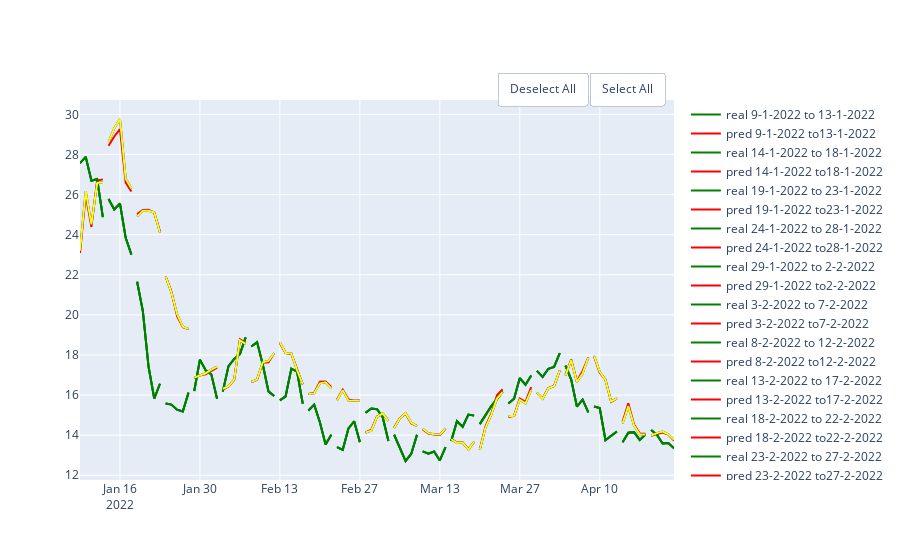

Write notebook code for a chart like this one.
### Code cell
rf_5 = RandomForestRegressor(random_state=10,criterion='mse', max_depth=5)
rf_20 = RandomForestRegressor(random_state=10,criterion='mse', max_depth=20)
rf_50 = RandomForestRegressor(random_state=10,criterion='mse', max_depth=50)
df = pd.DataFrame(columns = ['MAE', 'MSE','RMSE', 'R2'], index = ['5','20', '50'])
show_results(df, df_link,'close',100,5,rf_5, rf_20,rf_50)

### Figure 1 — Plotly figure (JSON) as saved in the notebook; plotly's stock layout.template omitted (floating-point values rounded to 4 significant figures)
{"data": [{"line": {"color": "green"}, "mode": "lines", "name": "real 9-1-2022 to 13-1-2022", "type": "scatter", "x": ["2022-01-09T00:00:00", "2022-01-10T00:00:00", "2022-01-11T00:00:00", "2022-01-12T00:00:00", "2022-01-13T00:00:00"], "y": [27.57, 27.88, 26.69, 26.78, 24.87]}, {"line": {"color": "red"}, "mode": "lines", "name": "pred 9-1-2022 to13-1-2022", "type": "scatter", "x": ["2022-01-09T00:00:00", "2022-01-10T00:00:00", "2022-01-11T00:00:00", "2022-01-12T00:00:00", "2022-01-13T00:00:00"], "y": [23.09, 26.0, 24.38, 26.7, 26.76]}, {"line": {"color": "green"}, "mode": "lines", "name": "real 14-1-2022 to 18-1-2022", "type": "scatter", "x": ["2022-01-14T00:00:00", "2022-01-15T00:00:00", "2022-01-16T00:00:00", "2022-01-17T00:00:00", "2022-01-18T00:00:00"], "y": [25.78, 25.25, 25.55, 23.84, 23.0]}, {"line": {"color": "red"}, "mode": "lines", "name": "pred 14-1-2022 to18-1-2022", "type": "scatter", "x": ["2022-01-14T00:00:00", "2022-01-15T00:00:00", "2022-01-16T00:00:00", "2022-01-17T00:00:00", "2022-01-18T00:00:00"], "y": [28.44, 28.9, 29.27, 26.59, 26.15]}, {"line": {"color": "green"}, "mode": "lines", "name": "real 19-1-2022 to 23-1-2022", "type": "scatter", "x": ["2022-01-19T00:00:00", "2022-01-20T00:00:00", "2022-01-21T00:00:00", "2022-01-22T00:00:00", "2022-01-23T00:00:00"], "y": [21.65, 20.2, 17.43, 15.83, 16.57]}, {"line": {"color": "red"}, "mode": "lines", "name": "pred 19-1-2022 to23-1-2022", "type": "scatter", "x": ["2022-01-19T00:00:00", "2022-01-20T00:00:00", "2022-01-21T00:00:00", "2022-01-22T00:00:00", "2022-01-23T00:00:00"], "y": [25.02, 25.23, 25.25, 25.09, 24.16]}, {"line": {"color": "green"}, "mode": "lines", "name": "real 24-1-2022 to 28-1-2022", "type": "scatter", "x": ["2022-01-24T00:00:00", "2022-01-25T00:00:00", "2022-01-26T00:00:00", "2022-01-27T00:00:00", "2022-01-28T00:00:00"], "y": [15.58, 15.53, 15.27, 15.18, 16.12]}, {"line": {"color": "red"}, "mode": "lines", "name": "pred 24-1-2022 to28-1-2022", "type": "scatter", "x": ["2022-01-24T00:00:00", "2022-01-25T00:00:00", "2022-01-26T00:00:00", "2022-01-27T00:00:00", "2022-01-28T00:00:00"], "y": [21.92, 21.16, 19.94, 19.39, 19.29]}, {"line": {"color": "green"}, "mode": "lines", "name": "real 29-1-2022 to 2-2-2022", "type": "scatter", "x": ["2022-01-29T00:00:00", "2022-01-30T00:00:00", "2022-01-31T00:00:00", "2022-02-01T00:00:00", "2022-02-02T00:00:00"], "y": [16.21, 17.77, 17.24, 17.02, 15.82]}, {"line": {"color": "red"}, "mode": "lines", "name": "pred 29-1-2022 to2-2-2022", "type": "scatter", "x": ["2022-01-29T00:00:00", "2022-01-30T00:00:00", "2022-01-31T00:00:00", "2022-02-01T00:00:00", "2022-02-02T00:00:00"], "y": [16.85, 16.99, 17.03, 17.21, 17.36]}, {"line": {"color": "green"}, "mode": "lines", "name": "real 3-2-2022 to 7-2-2022", "type": "scatter", "x": ["2022-02-03T00:00:00", "2022-02-04T00:00:00", "2022-02-05T00:00:00", "2022-02-06T00:00:00", "2022-02-07T00:00:00"], "y": [16.18, 17.45, 17.8, 18.04, 18.88]}, {"line": {"color": "red"}, "mode": "lines", "name": "pred 3-2-2022 to7-2-2022", "type": "scatter", "x": ["2022-02-03T00:00:00", "2022-02-04T00:00:00", "2022-02-05T00:00:00", "2022-02-06T00:00:00", "2022-02-07T00:00:00"], "y": [16.27, 16.44, 16.76, 18.79, 18.61]}, {"line": {"color": "green"}, "mode": "lines", "name": "real 8-2-2022 to 12-2-2022", "type": "scatter", "x": ["2022-02-08T00:00:00", "2022-02-09T00:00:00", "2022-02-10T00:00:00", "2022-02-11T00:00:00", "2022-02-12T00:00:00"], "y": [18.43, 18.64, 17.53, 16.18, 15.95]}, {"line": {"color": "red"}, "mode": "lines", "name": "pred 8-2-2022 to12-2-2022", "type": "scatter", "x": ["2022-02-08T00:00:00", "2022-02-09T00:00:00", "2022-02-10T00:00:00", "2022-02-11T00:00:00", "2022-02-12T00:00:00"], "y": [16.65, 16.77, 17.61, 17.64, 18.09]}, {"line": {"color": "green"}, "mode": "lines", "name": "real 13-2-2022 to 17-2-2022", "type": "scatter", "x": ["2022-02-13T00:00:00", "2022-02-14T00:00:00", "2022-02-15T00:00:00", "2022-02-16T00:00:00", "2022-02-17T00:00:00"], "y": [15.74, 15.94, 17.32, 17.17, 15.57]}, {"line": {"color": "red"}, "mode": "lines", "name": "pred 13-2-2022 to17-2-2022", "type": "scatter", "x": ["2022-02-13T00:00:00", "2022-02-14T00:00:00", "2022-02-15T00:00:00", "2022-02-16T00:00:00", "2022-02-17T00:00:00"], "y": [18.59, 18.1, 18.05, 17.3, 16.53]}, {"line": {"color": "green"}, "mode": "lines", "name": "real 18-2-2022 to 22-2-2022", "type": "scatter", "x": ["2022-02-18T00:00:00", "2022-02-19T00:00:00", "2022-02-20T00:00:00", "2022-02-21T00:00:00", "2022-02-22T00:00:00"], "y": [15.23, 15.52, 14.65, 13.54, 14.03]}, {"line": {"color": "red"}, "mode": "lines", "name": "pred 18-2-2022 to22-2-2022", "type": "scatter", "x": ["2022-02-18T00:00:00", "2022-02-19T00:00:00", "2022-02-20T00:00:00", "2022-02-21T00:00:00", "2022-02-22T00:00:00"], "y": [16.06, 16.11, 16.67, 16.68, 16.41]}, {"line": {"color": "green"}, "mode": "lines", "name": "real 23-2-2022 to 27-2-2022", "type": "scatter", "x": ["2022-02-23T00:00:00", "2022-02-24T00:00:00", "2022-02-25T00:00:00", "2022-02-26T00:00:00", "2022-02-27T00:00:00"], "y": [13.41, 13.27, 14.34, 14.69, 13.65]}, {"line": {"color": "red"}, "mode": "lines", "name": "pred 23-2-2022 to27-2-2022", "type": "scatter", "x": ["2022-02-23T00:00:00", "2022-02-24T00:00:00", "2022-02-25T00:00:00", "2022-02-26T00:00:00", "2022-02-27T00:00:00"], "y": [15.78, 16.27, 15.79, 15.71, 15.74]}, {"line": {"color": "green"}, "mode": "lines", "name": "real 28-2-2022 to 4-3-2022", "type": "scatter", "x": ["2022-02-28T00:00:00", "2022-03-01T00:00:00", "2022-03-02T00:00:00", "2022-03-03T00:00:00", "2022-03-04T00:00:00"], "y": [15.12, 15.33, 15.29, 14.9, 13.71]}, {"line": {"color": "red"}, "mode": "lines", "name": "pred 28-2-2022 to4-3-2022", "type": "scatter", "x": ["2022-02-28T00:00:00", "2022-03-01T00:00:00", "2022-03-02T00:00:00", "2022-03-03T00:00:00", "2022-03-04T00:00:00"], "y": [14.14, 14.28, 14.93, 15.06, 14.74]}, {"line": {"color": "green"}, "mode": "lines", "name": "real 5-3-2022 to 9-3-2022", "type": "scatter", "x": ["2022-03-05T00:00:00", "2022-03-06T00:00:00", "2022-03-07T00:00:00", "2022-03-08T00:00:00", "2022-03-09T00:00:00"], "y": [14.02, 13.34, 12.71, 13.08, 14.02]}, {"line": {"color": "red"}, "mode": "lines", "name": "pred 5-3-2022 to9-3-2022", "type": "scatter", "x": ["2022-03-05T00:00:00", "2022-03-06T00:00:00", "2022-03-07T00:00:00", "2022-03-08T00:00:00", "2022-03-09T00:00:00"], "y": [14.38, 14.85, 15.08, 14.59, 14.47]}, {"line": {"color": "green"}, "mode": "lines", "name": "real 10-3-2022 to 14-3-2022", "type": "scatter", "x": ["2022-03-10T00:00:00", "2022-03-11T00:00:00", "2022-03-12T00:00:00", "2022-03-13T00:00:00", "2022-03-14T00:00:00"], "y": [13.2, 13.08, 13.19, 12.74, 13.4]}, {"line": {"color": "red"}, "mode": "lines", "name": "pred 10-3-2022 to14-3-2022", "type": "scatter", "x": ["2022-03-10T00:00:00", "2022-03-11T00:00:00", "2022-03-12T00:00:00", "2022-03-13T00:00:00", "2022-03-14T00:00:00"], "y": [14.29, 14.08, 14.03, 14.02, 14.32]}, {"line": {"color": "green"}, "mode": "lines", "name": "real 15-3-2022 to 19-3-2022", "type": "scatter", "x": ["2022-03-15T00:00:00", "2022-03-16T00:00:00", "2022-03-17T00:00:00", "2022-03-18T00:00:00", "2022-03-19T00:00:00"], "y": [13.71, 14.7, 14.42, 15.03, 14.98]}, {"line": {"color": "red"}, "mode": "lines", "name": "pred 15-3-2022 to19-3-2022", "type": "scatter", "x": ["2022-03-15T00:00:00", "2022-03-16T00:00:00", "2022-03-17T00:00:00", "2022-03-18T00:00:00", "2022-03-19T00:00:00"], "y": [13.81, 13.64, 13.63, 13.31, 13.65]}, {"line": {"color": "green"}, "mode": "lines", "name": "real 20-3-2022 to 24-3-2022", "type": "scatter", "x": ["2022-03-20T00:00:00", "2022-03-21T00:00:00", "2022-03-22T00:00:00", "2022-03-23T00:00:00", "2022-03-24T00:00:00"], "y": [14.55, 15.01, 15.45, 15.8, 16.17]}, {"line": {"color": "red"}, "mode": "lines", "name": "pred 20-3-2022 to24-3-2022", "type": "scatter", "x": ["2022-03-20T00:00:00", "2022-03-21T00:00:00", "2022-03-22T00:00:00", "2022-03-23T00:00:00", "2022-03-24T00:00:00"], "y": [13.28, 14.45, 15.07, 15.99, 16.29]}, {"line": {"color": "green"}, "mode": "lines", "name": "real 25-3-2022 to 29-3-2022", "type": "scatter", "x": ["2022-03-25T00:00:00", "2022-03-26T00:00:00", "2022-03-27T00:00:00", "2022-03-28T00:00:00", "2022-03-29T00:00:00"], "y": [15.58, 15.82, 16.85, 16.52, 16.97]}, {"line": {"color": "red"}, "mode": "lines", "name": "pred 25-3-2022 to29-3-2022", "type": "scatter", "x": ["2022-03-25T00:00:00", "2022-03-26T00:00:00", "2022-03-27T00:00:00", "2022-03-28T00:00:00", "2022-03-29T00:00:00"], "y": [14.9, 14.96, 15.83, 15.66, 16.39]}, {"line": {"color": "green"}, "mode": "lines", "name": "real 30-3-2022 to 3-4-2022", "type": "scatter", "x": ["2022-03-30T00:00:00", "2022-03-31T00:00:00", "2022-04-01T00:00:00", "2022-04-02T00:00:00", "2022-04-03T00:00:00"], "y": [17.21, 16.91, 17.31, 17.4, 18.09]}, {"line": {"color": "red"}, "mode": "lines", "name": "pred 30-3-2022 to3-4-2022", "type": "scatter", "x": ["2022-03-30T00:00:00", "2022-03-31T00:00:00", "2022-04-01T00:00:00", "2022-04-02T00:00:00", "2022-04-03T00:00:00"], "y": [16.11, 15.84, 16.35, 16.45, 17.21]}, {"line": {"color": "green"}, "mode": "lines", "name": "real 4-4-2022 to 8-4-2022", "type": "scatter", "x": ["2022-04-04T00:00:00", "2022-04-05T00:00:00", "2022-04-06T00:00:00", "2022-04-07T00:00:00", "2022-04-08T00:00:00"], "y": [17.47, 16.77, 15.43, 15.78, 15.14]}, {"line": {"color": "red"}, "mode": "lines", "name": "pred 4-4-2022 to8-4-2022", "type": "scatter", "x": ["2022-04-04T00:00:00", "2022-04-05T00:00:00", "2022-04-06T00:00:00", "2022-04-07T00:00:00", "2022-04-08T00:00:00"], "y": [17.02, 17.77, 16.69, 17.21, 17.88]}, {"line": {"color": "green"}, "mode": "lines", "name": "real 9-4-2022 to 13-4-2022", "type": "scatter", "x": ["2022-04-09T00:00:00", "2022-04-10T00:00:00", "2022-04-11T00:00:00", "2022-04-12T00:00:00", "2022-04-13T00:00:00"], "y": [15.43, 15.35, 13.75, 13.97, 14.18]}, {"line": {"color": "red"}, "mode": "lines", "name": "pred 9-4-2022 to13-4-2022", "type": "scatter", "x": ["2022-04-09T00:00:00", "2022-04-10T00:00:00", "2022-04-11T00:00:00", "2022-04-12T00:00:00", "2022-04-13T00:00:00"], "y": [17.94, 17.12, 16.77, 15.66, 15.84]}, {"line": {"color": "green"}, "mode": "lines", "name": "real 14-4-2022 to 18-4-2022", "type": "scatter", "x": ["2022-04-14T00:00:00", "2022-04-15T00:00:00", "2022-04-16T00:00:00", "2022-04-17T00:00:00", "2022-04-18T00:00:00"], "y": [13.65, 14.12, 14.15, 13.76, 14.04]}, {"line": {"color": "red"}, "mode": "lines", "name": "pred 14-4-2022 to18-4-2022", "type": "scatter", "x": ["2022-04-14T00:00:00", "2022-04-15T00:00:00", "2022-04-16T00:00:00", "2022-04-17T00:00:00", "2022-04-18T00:00:00"], "y": [14.67, 15.6, 14.53, 14.09, 14.07]}, {"line": {"color": "green"}, "mode": "lines", "name": "real 19-4-2022 to 23-4-2022", "type": "scatter", "x": ["2022-04-19T00:00:00", "2022-04-20T00:00:00", "2022-04-21T00:00:00", "2022-04-22T00:00:00", "2022-04-23T00:00:00"], "y": [14.26, 14.02, 13.59, 13.61, 13.34]}, {"line": {"color": "red"}, "mode": "lines", "name": "pred 19-4-2022 to23-4-2022", "type": "scatter", "x": ["2022-04-19T00:00:00", "2022-04-20T00:00:00", "2022-04-21T00:00:00", "2022-04-22T00:00:00", "2022-04-23T00:00:00"], "y": [13.97, 14.04, 14.13, 14.03, 13.73]}, {"line": {"color": "green"}, "mode": "lines", "name": "real 9-1-2022 to 13-1-2022", "type": "scatter", "x": ["2022-01-09T00:00:00", "2022-01-10T00:00:00", "2022-01-11T00:00:00", "2022-01-12T00:00:00", "2022-01-13T00:00:00"], "y": [27.57, 27.88, 26.69, 26.78, 24.87]}, {"line": {"color": "blue"}, "mode": "lines", "name": "pred 9-1-2022 to13-1-2022", "type": "scatter", "x": ["2022-01-09T00:00:00", "2022-01-10T00:00:00", "2022-01-11T00:00:00", "2022-01-12T00:00:00", "2022-01-13T00:00:00"], "y": [23.21, 26.17, 24.52, 26.57, 26.63]}, {"line": {"color": "green"}, "mode": "lines", "name": "real 14-1-2022 to 18-1-2022", "type": "scatter", "x": ["2022-01-14T00:00:00", "2022-01-15T00:00:00", "2022-01-16T00:00:00", "2022-01-17T00:00:00", "2022-01-18T00:00:00"], "y": [25.78, 25.25, 25.55, 23.84, 23.0]}, {"line": {"color": "blue"}, "mode": "lines", "name": "pred 14-1-2022 to18-1-2022", "type": "scatter", "x": ["2022-01-14T00:00:00", "2022-01-15T00:00:00", "2022-01-16T00:00:00", "2022-01-17T00:00:00", "2022-01-18T00:00:00"], "y": [28.61, 29.31, 29.77, 26.8, 26.3]}, {"line": {"color": "green"}, "mode": "lines", "name": "real 19-1-2022 to 23-1-2022", "type": "scatter", "x": ["2022-01-19T00:00:00", "2022-01-20T00:00:00", "2022-01-21T00:00:00", "2022-01-22T00:00:00", "2022-01-23T00:00:00"], "y": [21.65, 20.2, 17.43, 15.83, 16.57]}, {"line": {"color": "blue"}, "mode": "lines", "name": "pred 19-1-2022 to23-1-2022", "type": "scatter", "x": ["2022-01-19T00:00:00", "2022-01-20T00:00:00", "2022-01-21T00:00:00", "2022-01-22T00:00:00", "2022-01-23T00:00:00"], "y": [24.91, 25.19, 25.2, 25.11, 24.11]}, {"line": {"color": "green"}, "mode": "lines", "name": "real 24-1-2022 to 28-1-2022", "type": "scatter", "x": ["2022-01-24T00:00:00", "2022-01-25T00:00:00", "2022-01-26T00:00:00", "2022-01-27T00:00:00", "2022-01-28T00:00:00"], "y": [15.58, 15.53, 15.27, 15.18, 16.12]}, {"line": {"color": "blue"}, "mode": "lines", "name": "pred 24-1-2022 to28-1-2022", "type": "scatter", "x": ["2022-01-24T00:00:00", "2022-01-25T00:00:00", "2022-01-26T00:00:00", "2022-01-27T00:00:00", "2022-01-28T00:00:00"], "y": [21.92, 21.12, 20.03, 19.41, 19.3]}, {"line": {"color": "green"}, "mode": "lines", "name": "real 29-1-2022 to 2-2-2022", "type": "scatter", "x": ["2022-01-29T00:00:00", "2022-01-30T00:00:00", "2022-01-31T00:00:00", "2022-02-01T00:00:00", "2022-02-02T00:00:00"], "y": [16.21, 17.77, 17.24, 17.02, 15.82]}, {"line": {"color": "blue"}, "mode": "lines", "name": "pred 29-1-2022 to2-2-2022", "type": "scatter", "x": ["2022-01-29T00:00:00", "2022-01-30T00:00:00", "2022-01-31T00:00:00", "2022-02-01T00:00:00", "2022-02-02T00:00:00"], "y": [16.87, 17.0, 17.09, 17.27, 17.42]}, {"line": {"color": "green"}, "mode": "lines", "name": "real 3-2-2022 to 7-2-2022", "type": "scatter", "x": ["2022-02-03T00:00:00", "2022-02-04T00:00:00", "2022-02-05T00:00:00", "2022-02-06T00:00:00", "2022-02-07T00:00:00"], "y": [16.18, 17.45, 17.8, 18.04, 18.88]}, {"line": {"color": "blue"}, "mode": "lines", "name": "pred 3-2-2022 to7-2-2022", "type": "scatter", "x": ["2022-02-03T00:00:00", "2022-02-04T00:00:00", "2022-02-05T00:00:00", "2022-02-06T00:00:00", "2022-02-07T00:00:00"], "y": [16.31, 16.43, 16.78, 18.74, 18.55]}, {"line": {"color": "green"}, "mode": "lines", "name": "real 8-2-2022 to 12-2-2022", "type": "scatter", "x": ["2022-02-08T00:00:00", "2022-02-09T00:00:00", "2022-02-10T00:00:00", "2022-02-11T00:00:00", "2022-02-12T00:00:00"], "y": [18.43, 18.64, 17.53, 16.18, 15.95]}, {"line": {"color": "blue"}, "mode": "lines", "name": "pred 8-2-2022 to12-2-2022", "type": "scatter", "x": ["2022-02-08T00:00:00", "2022-02-09T00:00:00", "2022-02-10T00:00:00", "2022-02-11T00:00:00", "2022-02-12T00:00:00"], "y": [16.65, 16.78, 17.64, 17.7, 18.09]}, {"line": {"color": "green"}, "mode": "lines", "name": "real 13-2-2022 to 17-2-2022", "type": "scatter", "x": ["2022-02-13T00:00:00", "2022-02-14T00:00:00", "2022-02-15T00:00:00", "2022-02-16T00:00:00", "2022-02-17T00:00:00"], "y": [15.74, 15.94, 17.32, 17.17, 15.57]}, {"line": {"color": "blue"}, "mode": "lines", "name": "pred 13-2-2022 to17-2-2022", "type": "scatter", "x": ["2022-02-13T00:00:00", "2022-02-14T00:00:00", "2022-02-15T00:00:00", "2022-02-16T00:00:00", "2022-02-17T00:00:00"], "y": [18.64, 18.1, 18.08, 17.24, 16.54]}, {"line": {"color": "green"}, "mode": "lines", "name": "real 18-2-2022 to 22-2-2022", "type": "scatter", "x": ["2022-02-18T00:00:00", "2022-02-19T00:00:00", "2022-02-20T00:00:00", "2022-02-21T00:00:00", "2022-02-22T00:00:00"], "y": [15.23, 15.52, 14.65, 13.54, 14.03]}, {"line": {"color": "blue"}, "mode": "lines", "name": "pred 18-2-2022 to22-2-2022", "type": "scatter", "x": ["2022-02-18T00:00:00", "2022-02-19T00:00:00", "2022-02-20T00:00:00", "2022-02-21T00:00:00", "2022-02-22T00:00:00"], "y": [16.05, 16.08, 16.59, 16.63, 16.33]}, {"line": {"color": "green"}, "mode": "lines", "name": "real 23-2-2022 to 27-2-2022", "type": "scatter", "x": ["2022-02-23T00:00:00", "2022-02-24T00:00:00", "2022-02-25T00:00:00", "2022-02-26T00:00:00", "2022-02-27T00:00:00"], "y": [13.41, 13.27, 14.34, 14.69, 13.65]}, {"line": {"color": "blue"}, "mode": "lines", "name": "pred 23-2-2022 to27-2-2022", "type": "scatter", "x": ["2022-02-23T00:00:00", "2022-02-24T00:00:00", "2022-02-25T00:00:00", "2022-02-26T00:00:00", "2022-02-27T00:00:00"], "y": [15.74, 16.25, 15.73, 15.71, 15.71]}, {"line": {"color": "green"}, "mode": "lines", "name": "real 28-2-2022 to 4-3-2022", "type": "scatter", "x": ["2022-02-28T00:00:00", "2022-03-01T00:00:00", "2022-03-02T00:00:00", "2022-03-03T00:00:00", "2022-03-04T00:00:00"], "y": [15.12, 15.33, 15.29, 14.9, 13.71]}, {"line": {"color": "blue"}, "mode": "lines", "name": "pred 28-2-2022 to4-3-2022", "type": "scatter", "x": ["2022-02-28T00:00:00", "2022-03-01T00:00:00", "2022-03-02T00:00:00", "2022-03-03T00:00:00", "2022-03-04T00:00:00"], "y": [14.13, 14.22, 14.91, 15.09, 14.71]}, {"line": {"color": "green"}, "mode": "lines", "name": "real 5-3-2022 to 9-3-2022", "type": "scatter", "x": ["2022-03-05T00:00:00", "2022-03-06T00:00:00", "2022-03-07T00:00:00", "2022-03-08T00:00:00", "2022-03-09T00:00:00"], "y": [14.02, 13.34, 12.71, 13.08, 14.02]}, {"line": {"color": "blue"}, "mode": "lines", "name": "pred 5-3-2022 to9-3-2022", "type": "scatter", "x": ["2022-03-05T00:00:00", "2022-03-06T00:00:00", "2022-03-07T00:00:00", "2022-03-08T00:00:00", "2022-03-09T00:00:00"], "y": [14.36, 14.84, 15.09, 14.62, 14.45]}, {"line": {"color": "green"}, "mode": "lines", "name": "real 10-3-2022 to 14-3-2022", "type": "scatter", "x": ["2022-03-10T00:00:00", "2022-03-11T00:00:00", "2022-03-12T00:00:00", "2022-03-13T00:00:00", "2022-03-14T00:00:00"], "y": [13.2, 13.08, 13.19, 12.74, 13.4]}, {"line": {"color": "blue"}, "mode": "lines", "name": "pred 10-3-2022 to14-3-2022", "type": "scatter", "x": ["2022-03-10T00:00:00", "2022-03-11T00:00:00", "2022-03-12T00:00:00", "2022-03-13T00:00:00", "2022-03-14T00:00:00"], "y": [14.32, 14.1, 14.04, 14.03, 14.34]}, {"line": {"color": "green"}, "mode": "lines", "name": "real 15-3-2022 to 19-3-2022", "type": "scatter", "x": ["2022-03-15T00:00:00", "2022-03-16T00:00:00", "2022-03-17T00:00:00", "2022-03-18T00:00:00", "2022-03-19T00:00:00"], "y": [13.71, 14.7, 14.42, 15.03, 14.98]}, {"line": {"color": "blue"}, "mode": "lines", "name": "pred 15-3-2022 to19-3-2022", "type": "scatter", "x": ["2022-03-15T00:00:00", "2022-03-16T00:00:00", "2022-03-17T00:00:00", "2022-03-18T00:00:00", "2022-03-19T00:00:00"], "y": [13.8, 13.62, 13.63, 13.28, 13.67]}, {"line": {"color": "green"}, "mode": "lines", "name": "real 20-3-2022 to 24-3-2022", "type": "scatter", "x": ["2022-03-20T00:00:00", "2022-03-21T00:00:00", "2022-03-22T00:00:00", "2022-03-23T00:00:00", "2022-03-24T00:00:00"], "y": [14.55, 15.01, 15.45, 15.8, 16.17]}, {"line": {"color": "blue"}, "mode": "lines", "name": "pred 20-3-2022 to24-3-2022", "type": "scatter", "x": ["2022-03-20T00:00:00", "2022-03-21T00:00:00", "2022-03-22T00:00:00", "2022-03-23T00:00:00", "2022-03-24T00:00:00"], "y": [13.27, 14.38, 15.01, 15.83, 16.15]}, {"line": {"color": "green"}, "mode": "lines", "name": "real 25-3-2022 to 29-3-2022", "type": "scatter", "x": ["2022-03-25T00:00:00", "2022-03-26T00:00:00", "2022-03-27T00:00:00", "2022-03-28T00:00:00", "2022-03-29T00:00:00"], "y": [15.58, 15.82, 16.85, 16.52, 16.97]}, {"line": {"color": "blue"}, "mode": "lines", "name": "pred 25-3-2022 to29-3-2022", "type": "scatter", "x": ["2022-03-25T00:00:00", "2022-03-26T00:00:00", "2022-03-27T00:00:00", "2022-03-28T00:00:00", "2022-03-29T00:00:00"], "y": [14.95, 14.97, 15.77, 15.59, 16.25]}, {"line": {"color": "green"}, "mode": "lines", "name": "real 30-3-2022 to 3-4-2022", "type": "scatter", "x": ["2022-03-30T00:00:00", "2022-03-31T00:00:00", "2022-04-01T00:00:00", "2022-04-02T00:00:00", "2022-04-03T00:00:00"], "y": [17.21, 16.91, 17.31, 17.4, 18.09]}, {"line": {"color": "blue"}, "mode": "lines", "name": "pred 30-3-2022 to3-4-2022", "type": "scatter", "x": ["2022-03-30T00:00:00", "2022-03-31T00:00:00", "2022-04-01T00:00:00", "2022-04-02T00:00:00", "2022-04-03T00:00:00"], "y": [16.13, 15.82, 16.34, 16.45, 17.24]}, {"line": {"color": "green"}, "mode": "lines", "name": "real 4-4-2022 to 8-4-2022", "type": "scatter", "x": ["2022-04-04T00:00:00", "2022-04-05T00:00:00", "2022-04-06T00:00:00", "2022-04-07T00:00:00", "2022-04-08T00:00:00"], "y": [17.47, 16.77, 15.43, 15.78, 15.14]}, {"line": {"color": "blue"}, "mode": "lines", "name": "pred 4-4-2022 to8-4-2022", "type": "scatter", "x": ["2022-04-04T00:00:00", "2022-04-05T00:00:00", "2022-04-06T00:00:00", "2022-04-07T00:00:00", "2022-04-08T00:00:00"], "y": [16.97, 17.74, 16.66, 17.09, 17.86]}, {"line": {"color": "green"}, "mode": "lines", "name": "real 9-4-2022 to 13-4-2022", "type": "scatter", "x": ["2022-04-09T00:00:00", "2022-04-10T00:00:00", "2022-04-11T00:00:00", "2022-04-12T00:00:00", "2022-04-13T00:00:00"], "y": [15.43, 15.35, 13.75, 13.97, 14.18]}, {"line": {"color": "blue"}, "mode": "lines", "name": "pred 9-4-2022 to13-4-2022", "type": "scatter", "x": ["2022-04-09T00:00:00", "2022-04-10T00:00:00", "2022-04-11T00:00:00", "2022-04-12T00:00:00", "2022-04-13T00:00:00"], "y": [17.96, 17.17, 16.75, 15.68, 15.84]}, {"line": {"color": "green"}, "mode": "lines", "name": "real 14-4-2022 to 18-4-2022", "type": "scatter", "x": ["2022-04-14T00:00:00", "2022-04-15T00:00:00", "2022-04-16T00:00:00", "2022-04-17T00:00:00", "2022-04-18T00:00:00"], "y": [13.65, 14.12, 14.15, 13.76, 14.04]}, {"line": {"color": "blue"}, "mode": "lines", "name": "pred 14-4-2022 to18-4-2022", "type": "scatter", "x": ["2022-04-14T00:00:00", "2022-04-15T00:00:00", "2022-04-16T00:00:00", "2022-04-17T00:00:00", "2022-04-18T00:00:00"], "y": [14.58, 15.45, 14.48, 14.04, 14.04]}, {"line": {"color": "green"}, "mode": "lines", "name": "real 19-4-2022 to 23-4-2022", "type": "scatter", "x": ["2022-04-19T00:00:00", "2022-04-20T00:00:00", "2022-04-21T00:00:00", "2022-04-22T00:00:00", "2022-04-23T00:00:00"], "y": [14.26, 14.02, 13.59, 13.61, 13.34]}, {"line": {"color": "blue"}, "mode": "lines", "name": "pred 19-4-2022 to23-4-2022", "type": "scatter", "x": ["2022-04-19T00:00:00", "2022-04-20T00:00:00", "2022-04-21T00:00:00", "2022-04-22T00:00:00", "2022-04-23T00:00:00"], "y": [13.98, 14.1, 14.18, 14.04, 13.77]}, {"line": {"color": "green"}, "mode": "lines", "name": "real 9-1-2022 to 13-1-2022", "type": "scatter", "x": ["2022-01-09T00:00:00", "2022-01-10T00:00:00", "2022-01-11T00:00:00", "2022-01-12T00:00:00", "2022-01-13T00:00:00"], "y": [27.57, 27.88, 26.69, 26.78, 24.87]}, {"line": {"color": "yellow"}, "mode": "lines", "name": "pred 9-1-2022 to13-1-2022", "type": "scatter", "x": ["2022-01-09T00:00:00", "2022-01-10T00:00:00", "2022-01-11T00:00:00", "2022-01-12T00:00:00", "2022-01-13T00:00:00"], "y": [23.21, 26.17, 24.52, 26.57, 26.63]}, {"line": {"color": "green"}, "mode": "lines", "name": "real 14-1-2022 to 18-1-2022", "type": "scatter", "x": ["2022-01-14T00:00:00", "2022-01-15T00:00:00", "2022-01-16T00:00:00", "2022-01-17T00:00:00", "2022-01-18T00:00:00"], "y": [25.78, 25.25, 25.55, 23.84, 23.0]}, {"line": {"color": "yellow"}, "mode": "lines", "name": "pred 14-1-2022 to18-1-2022", "type": "scatter", "x": ["2022-01-14T00:00:00", "2022-01-15T00:00:00", "2022-01-16T00:00:00", "2022-01-17T00:00:00", "2022-01-18T00:00:00"], "y": [28.61, 29.31, 29.77, 26.8, 26.3]}, {"line": {"color": "green"}, "mode": "lines", "name": "real 19-1-2022 to 23-1-2022", "type": "scatter", "x": ["2022-01-19T00:00:00", "2022-01-20T00:00:00", "2022-01-21T00:00:00", "2022-01-22T00:00:00", "2022-01-23T00:00:00"], "y": [21.65, 20.2, 17.43, 15.83, 16.57]}, {"line": {"color": "yellow"}, "mode": "lines", "name": "pred 19-1-2022 to23-1-2022", "type": "scatter", "x": ["2022-01-19T00:00:00", "2022-01-20T00:00:00", "2022-01-21T00:00:00", "2022-01-22T00:00:00", "2022-01-23T00:00:00"], "y": [24.91, 25.19, 25.2, 25.11, 24.11]}, {"line": {"color": "green"}, "mode": "lines", "name": "real 24-1-2022 to 28-1-2022", "type": "scatter", "x": ["2022-01-24T00:00:00", "2022-01-25T00:00:00", "2022-01-26T00:00:00", "2022-01-27T00:00:00", "2022-01-28T00:00:00"], "y": [15.58, 15.53, 15.27, 15.18, 16.12]}, {"line": {"color": "yellow"}, "mode": "lines", "name": "pred 24-1-2022 to28-1-2022", "type": "scatter", "x": ["2022-01-24T00:00:00", "2022-01-25T00:00:00", "2022-01-26T00:00:00", "2022-01-27T00:00:00", "2022-01-28T00:00:00"], "y": [21.92, 21.12, 20.03, 19.41, 19.3]}, {"line": {"color": "green"}, "mode": "lines", "name": "real 29-1-2022 to 2-2-2022", "type": "scatter", "x": ["2022-01-29T00:00:00", "2022-01-30T00:00:00", "2022-01-31T00:00:00", "2022-02-01T00:00:00", "2022-02-02T00:00:00"], "y": [16.21, 17.77, 17.24, 17.02, 15.82]}, {"line": {"color": "yellow"}, "mode": "lines", "name": "pred 29-1-2022 to2-2-2022", "type": "scatter", "x": ["2022-01-29T00:00:00", "2022-01-30T00:00:00", "2022-01-31T00:00:00", "2022-02-01T00:00:00", "2022-02-02T00:00:00"], "y": [16.87, 17.0, 17.09, 17.27, 17.42]}, {"line": {"color": "green"}, "mode": "lines", "name": "real 3-2-2022 to 7-2-2022", "type": "scatter", "x": ["2022-02-03T00:00:00", "2022-02-04T00:00:00", "2022-02-05T00:00:00", "2022-02-06T00:00:00", "2022-02-07T00:00:00"], "y": [16.18, 17.45, 17.8, 18.04, 18.88]}, {"line": {"color": "yellow"}, "mode": "lines", "name": "pred 3-2-2022 to7-2-2022", "type": "scatter", "x": ["2022-02-03T00:00:00", "2022-02-04T00:00:00", "2022-02-05T00:00:00", "2022-02-06T00:00:00", "2022-02-07T00:00:00"], "y": [16.31, 16.43, 16.78, 18.74, 18.55]}, {"line": {"color": "green"}, "mode": "lines", "name": "real 8-2-2022 to 12-2-2022", "type": "scatter", "x": ["2022-02-08T00:00:00", "2022-02-09T00:00:00", "2022-02-10T00:00:00", "2022-02-11T00:00:00", "2022-02-12T00:00:00"], "y": [18.43, 18.64, 17.53, 16.18, 15.95]}, {"line": {"color": "yellow"}, "mode": "lines", "name": "pred 8-2-2022 to12-2-2022", "type": "scatter", "x": ["2022-02-08T00:00:00", "2022-02-09T00:00:00", "2022-02-10T00:00:00", "2022-02-11T00:00:00", "2022-02-12T00:00:00"], "y": [16.65, 16.78, 17.64, 17.7, 18.09]}, {"line": {"color": "green"}, "mode": "lines", "name": "real 13-2-2022 to 17-2-2022", "type": "scatter", "x": ["2022-02-13T00:00:00", "2022-02-14T00:00:00", "2022-02-15T00:00:00", "2022-02-16T00:00:00", "2022-02-17T00:00:00"], "y": [15.74, 15.94, 17.32, 17.17, 15.57]}, {"line": {"color": "yellow"}, "mode": "lines", "name": "pred 13-2-2022 to17-2-2022", "type": "scatter", "x": ["2022-02-13T00:00:00", "2022-02-14T00:00:00", "2022-02-15T00:00:00", "2022-02-16T00:00:00", "2022-02-17T00:00:00"], "y": [18.64, 18.1, 18.08, 17.24, 16.54]}, {"line": {"color": "green"}, "mode": "lines", "name": "real 18-2-2022 to 22-2-2022", "type": "scatter", "x": ["2022-02-18T00:00:00", "2022-02-19T00:00:00", "2022-02-20T00:00:00", "2022-02-21T00:00:00", "2022-02-22T00:00:00"], "y": [15.23, 15.52, 14.65, 13.54, 14.03]}, {"line": {"color": "yellow"}, "mode": "lines", "name": "pred 18-2-2022 to22-2-2022", "type": "scatter", "x": ["2022-02-18T00:00:00", "2022-02-19T00:00:00", "2022-02-20T00:00:00", "2022-02-21T00:00:00", "2022-02-22T00:00:00"], "y": [16.05, 16.08, 16.59, 16.63, 16.33]}, {"line": {"color": "green"}, "mode": "lines", "name": "real 23-2-2022 to 27-2-2022", "type": "scatter", "x": ["2022-02-23T00:00:00", "2022-02-24T00:00:00", "2022-02-25T00:00:00", "2022-02-26T00:00:00", "2022-02-27T00:00:00"], "y": [13.41, 13.27, 14.34, 14.69, 13.65]}, {"line": {"color": "yellow"}, "mode": "lines", "name": "pred 23-2-2022 to27-2-2022", "type": "scatter", "x": ["2022-02-23T00:00:00", "2022-02-24T00:00:00", "2022-02-25T00:00:00", "2022-02-26T00:00:00", "2022-02-27T00:00:00"], "y": [15.74, 16.25, 15.73, 15.71, 15.71]}, {"line": {"color": "green"}, "mode": "lines", "name": "real 28-2-2022 to 4-3-2022", "type": "scatter", "x": ["2022-02-28T00:00:00", "2022-03-01T00:00:00", "2022-03-02T00:00:00", "2022-03-03T00:00:00", "2022-03-04T00:00:00"], "y": [15.12, 15.33, 15.29, 14.9, 13.71]}, {"line": {"color": "yellow"}, "mode": "lines", "name": "pred 28-2-2022 to4-3-2022", "type": "scatter", "x": ["2022-02-28T00:00:00", "2022-03-01T00:00:00", "2022-03-02T00:00:00", "2022-03-03T00:00:00", "2022-03-04T00:00:00"], "y": [14.13, 14.22, 14.91, 15.09, 14.71]}, {"line": {"color": "green"}, "mode": "lines", "name": "real 5-3-2022 to 9-3-2022", "type": "scatter", "x": ["2022-03-05T00:00:00", "2022-03-06T00:00:00", "2022-03-07T00:00:00", "2022-03-08T00:00:00", "2022-03-09T00:00:00"], "y": [14.02, 13.34, 12.71, 13.08, 14.02]}, {"line": {"color": "yellow"}, "mode": "lines", "name": "pred 5-3-2022 to9-3-2022", "type": "scatter", "x": ["2022-03-05T00:00:00", "2022-03-06T00:00:00", "2022-03-07T00:00:00", "2022-03-08T00:00:00", "2022-03-09T00:00:00"], "y": [14.36, 14.84, 15.09, 14.62, 14.45]}, {"line": {"color": "green"}, "mode": "lines", "name": "real 10-3-2022 to 14-3-2022", "type": "scatter", "x": ["2022-03-10T00:00:00", "2022-03-11T00:00:00", "2022-03-12T00:00:00", "2022-03-13T00:00:00", "2022-03-14T00:00:00"], "y": [13.2, 13.08, 13.19, 12.74, 13.4]}, {"line": {"color": "yellow"}, "mode": "lines", "name": "pred 10-3-2022 to14-3-2022", "type": "scatter", "x": ["2022-03-10T00:00:00", "2022-03-11T00:00:00", "2022-03-12T00:00:00", "2022-03-13T00:00:00", "2022-03-14T00:00:00"], "y": [14.32, 14.1, 14.04, 14.03, 14.34]}, {"line": {"color": "green"}, "mode": "lines", "name": "real 15-3-2022 to 19-3-2022", "type": "scatter", "x": ["2022-03-15T00:00:00", "2022-03-16T00:00:00", "2022-03-17T00:00:00", "2022-03-18T00:00:00", "2022-03-19T00:00:00"], "y": [13.71, 14.7, 14.42, 15.03, 14.98]}, {"line": {"color": "yellow"}, "mode": "lines", "name": "pred 15-3-2022 to19-3-2022", "type": "scatter", "x": ["2022-03-15T00:00:00", "2022-03-16T00:00:00", "2022-03-17T00:00:00", "2022-03-18T00:00:00", "2022-03-19T00:00:00"], "y": [13.8, 13.62, 13.63, 13.28, 13.67]}, {"line": {"color": "green"}, "mode": "lines", "name": "real 20-3-2022 to 24-3-2022", "type": "scatter", "x": ["2022-03-20T00:00:00", "2022-03-21T00:00:00", "2022-03-22T00:00:00", "2022-03-23T00:00:00", "2022-03-24T00:00:00"], "y": [14.55, 15.01, 15.45, 15.8, 16.17]}, {"line": {"color": "yellow"}, "mode": "lines", "name": "pred 20-3-2022 to24-3-2022", "type": "scatter", "x": ["2022-03-20T00:00:00", "2022-03-21T00:00:00", "2022-03-22T00:00:00", "2022-03-23T00:00:00", "2022-03-24T00:00:00"], "y": [13.27, 14.38, 15.01, 15.83, 16.15]}, {"line": {"color": "green"}, "mode": "lines", "name": "real 25-3-2022 to 29-3-2022", "type": "scatter", "x": ["2022-03-25T00:00:00", "2022-03-26T00:00:00", "2022-03-27T00:00:00", "2022-03-28T00:00:00", "2022-03-29T00:00:00"], "y": [15.58, 15.82, 16.85, 16.52, 16.97]}, {"line": {"color": "yellow"}, "mode": "lines", "name": "pred 25-3-2022 to29-3-2022", "type": "scatter", "x": ["2022-03-25T00:00:00", "2022-03-26T00:00:00", "2022-03-27T00:00:00", "2022-03-28T00:00:00", "2022-03-29T00:00:00"], "y": [14.95, 14.97, 15.77, 15.59, 16.25]}, {"line": {"color": "green"}, "mode": "lines", "name": "real 30-3-2022 to 3-4-2022", "type": "scatter", "x": ["2022-03-30T00:00:00", "2022-03-31T00:00:00", "2022-04-01T00:00:00", "2022-04-02T00:00:00", "2022-04-03T00:00:00"], "y": [17.21, 16.91, 17.31, 17.4, 18.09]}, {"line": {"color": "yellow"}, "mode": "lines", "name": "pred 30-3-2022 to3-4-2022", "type": "scatter", "x": ["2022-03-30T00:00:00", "2022-03-31T00:00:00", "2022-04-01T00:00:00", "2022-04-02T00:00:00", "2022-04-03T00:00:00"], "y": [16.13, 15.82, 16.34, 16.45, 17.24]}, {"line": {"color": "green"}, "mode": "lines", "name": "real 4-4-2022 to 8-4-2022", "type": "scatter", "x": ["2022-04-04T00:00:00", "2022-04-05T00:00:00", "2022-04-06T00:00:00", "2022-04-07T00:00:00", "2022-04-08T00:00:00"], "y": [17.47, 16.77, 15.43, 15.78, 15.14]}, {"line": {"color": "yellow"}, "mode": "lines", "name": "pred 4-4-2022 to8-4-2022", "type": "scatter", "x": ["2022-04-04T00:00:00", "2022-04-05T00:00:00", "2022-04-06T00:00:00", "2022-04-07T00:00:00", "2022-04-08T00:00:00"], "y": [16.97, 17.74, 16.66, 17.09, 17.86]}, {"line": {"color": "green"}, "mode": "lines", "name": "real 9-4-2022 to 13-4-2022", "type": "scatter", "x": ["2022-04-09T00:00:00", "2022-04-10T00:00:00", "2022-04-11T00:00:00", "2022-04-12T00:00:00", "2022-04-13T00:00:00"], "y": [15.43, 15.35, 13.75, 13.97, 14.18]}, {"line": {"color": "yellow"}, "mode": "lines", "name": "pred 9-4-2022 to13-4-2022", "type": "scatter", "x": ["2022-04-09T00:00:00", "2022-04-10T00:00:00", "2022-04-11T00:00:00", "2022-04-12T00:00:00", "2022-04-13T00:00:00"], "y": [17.96, 17.17, 16.75, 15.68, 15.84]}, {"line": {"color": "green"}, "mode": "lines", "name": "real 14-4-2022 to 18-4-2022", "type": "scatter", "x": ["2022-04-14T00:00:00", "2022-04-15T00:00:00", "2022-04-16T00:00:00", "2022-04-17T00:00:00", "2022-04-18T00:00:00"], "y": [13.65, 14.12, 14.15, 13.76, 14.04]}, {"line": {"color": "yellow"}, "mode": "lines", "name": "pred 14-4-2022 to18-4-2022", "type": "scatter", "x": ["2022-04-14T00:00:00", "2022-04-15T00:00:00", "2022-04-16T00:00:00", "2022-04-17T00:00:00", "2022-04-18T00:00:00"], "y": [14.58, 15.45, 14.48, 14.04, 14.04]}, {"line": {"color": "green"}, "mode": "lines", "name": "real 19-4-2022 to 23-4-2022", "type": "scatter", "x": ["2022-04-19T00:00:00", "2022-04-20T00:00:00", "2022-04-21T00:00:00", "2022-04-22T00:00:00", "2022-04-23T00:00:00"], "y": [14.26, 14.02, 13.59, 13.61, 13.34]}, {"line": {"color": "yellow"}, "mode": "lines", "name": "pred 19-4-2022 to23-4-2022", "type": "scatter", "x": ["2022-04-19T00:00:00", "2022-04-20T00:00:00", "2022-04-21T00:00:00", "2022-04-22T00:00:00", "2022-04-23T00:00:00"], "y": [13.98, 14.1, 14.18, 14.04, 13.77]}], "layout": {"updatemenus": [{"buttons": [{"args": ["visible", "legendonly"], "label": "Deselect All", "method": "restyle"}, {"args": ["visible", true], "label": "Select All", "method": "restyle"}], "direction": "left", "pad": {"r": 10, "t": 10}, "showactive": false, "type": "buttons", "x": 1, "xanchor": "right", "y": 1.1, "yanchor": "top"}]}}
